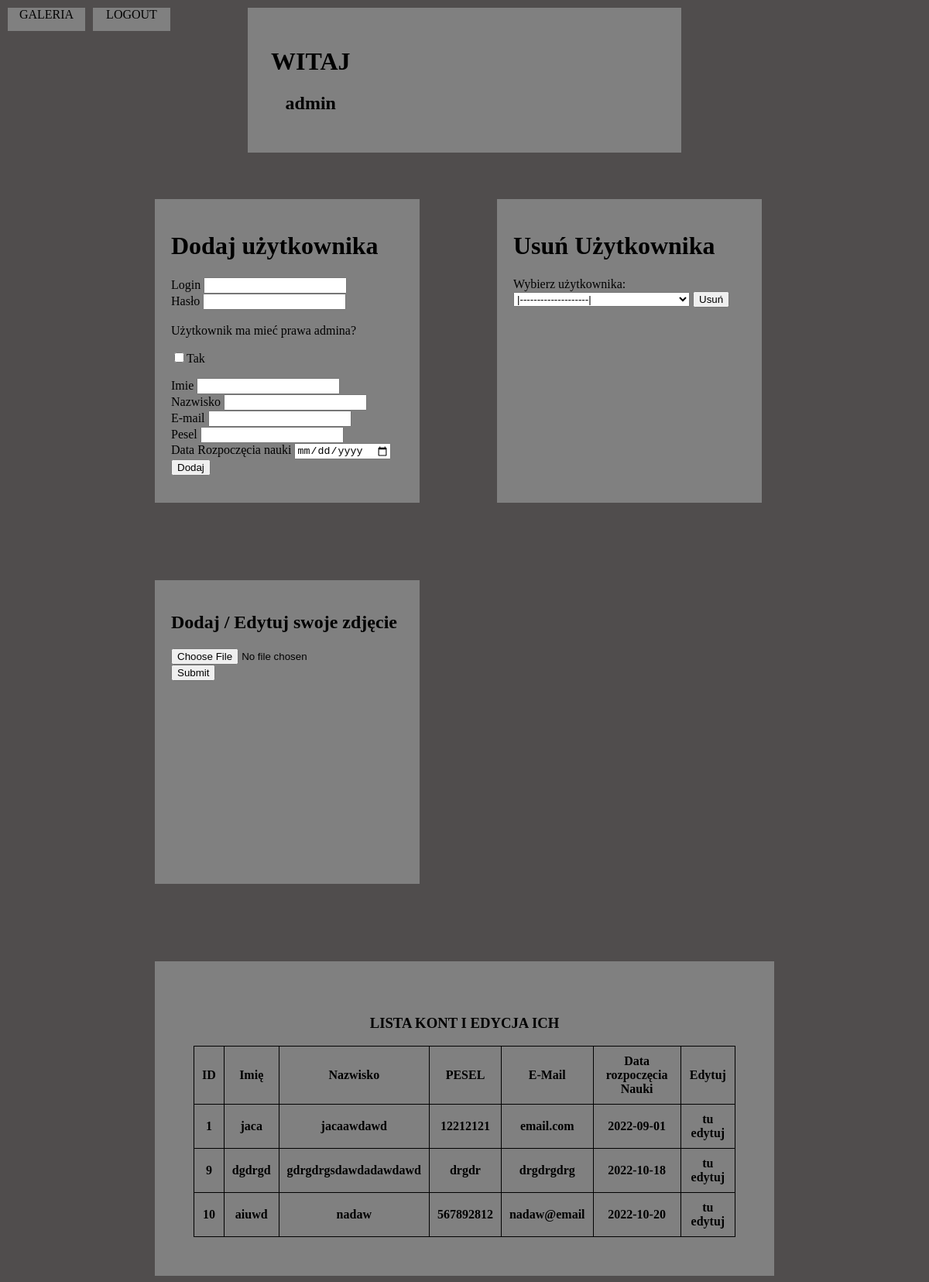
/admin.php (signed in), run on the app's committed database.
### tables this page shows
CREATE TABLE `users` (
  `ID` int(255) NOT NULL,
  `login` varchar(255) NOT NULL,
  `passwd` varchar(255) NOT NULL,
  `admin` tinyint(1) NOT NULL
);

CREATE TABLE `users_data` (
  `ID` int(11) NOT NULL,
  `name` varchar(255) NOT NULL,
  `surname` varchar(255) NOT NULL,
  `email` varchar(255) NOT NULL,
  `pesel` varchar(255) NOT NULL,
  `start_date` date NOT NULL,
  `path` varchar(255) NOT NULL DEFAULT 'u/default.jpg'
);

### admin.php (the view, shortened to what this page needs)
<?php
  if($_SESSION['status'] == 1)
  {
    if($_SESSION['admin'] == 1)
    {
      $servername = "localhost";
      $username = "root";
      $password = "";
      $dbname = "administracja";
      $conn = new mysqli($servername, $username, $password, $dbname);
      $sql = "SELECT * FROM users WHERE ID = '{$_SESSION['user_id']}'";
            $result = $conn->query($sql);
            while($row = $result->fetch_assoc()) {
                $login = $row['login'];
            }
      $sql1 = "SELECT * FROM users_data WHERE ID = '{$_SESSION['user_id']}'";
      $wyniki = $conn->query($sql1);
      while($row = $wyniki->fetch_assoc()) {
        $image = $row['path'];
    }
    }
    else
    {
      header('Location: /stronka_/user.php');
    }
  }
  else
  {
    header('Location: /stronka_');
  }
?>
<!DOCTYPE html>
<html lang="en">
<head>
    <link rel="stylesheet" href="admin.css">
</head>
<body>
<a id='button' href="gallery.php">
  GALERIA
</a>
<a id='button2' href="logout.php">
  LOGOUT
</a>
<div class = 'top'>
            <div class='text-top'>
                <h1>WITAJ</h1>
                <?php
                echo "<h2>$login</h2>";
                ?>
            </div>
            <?php
                echo "
                <div class='image-top' style='background-image: url($image);'>
                </div>
                ";
            ?>
        </div>
  <div class="forms">
    <div class="add">
      <form action="add.php" method="post">
        <h1>Dodaj użytkownika</h1>
        Login
        <input type="text" name="login" required><br>
        Hasło
        <input type="text" name="passwd" required><br><br>
        <label for="yes_no_radio">Użytkownik ma mieć prawa admina?</label>
        <p><input type="checkbox" name="yes">Tak</input></p>
        Imie
        <input type="text" name="name" required><br>
        Nazwisko
        <input type="text" name="surname" required><br>
        E-mail
        <input type="text" name="email" required><br>
        Pesel
        <input type="text" name="pesel" required><br>
        Data Rozpoczęcia nauki
        <input type="date" name="date" required><br>
        <input type="submit" value="Dodaj">
      </form>
    </div>
    <div class="add">
      <form action="delete.php" method="post">
        <h1>Usuń Użytkownika</h1>
      <label for="del">Wybierz użytkownika:</label>
      <select name="id" id="del">
        <option value="0">|--------------------|</option>
      </select>
      <input type="submit" value="Usuń">
      </form>
    </div>
    <div class = "add">
      <h2> Dodaj / Edytuj swoje zdjęcie</h2>
        <?php
          echo "
            <form action='upload.php?id={$_SESSION['user_id']}' method='post' enctype='multipart/form-data'>
            ";
          ?>
        <input id="file" name="file" type="file" />
        <input id="Submit" name="submit" type="submit" value="Submit" />
        </form>
    </div>
  </div>
  <div class="tabelka">
          <h3><b>LISTA KONT I EDYCJA ICH</b></h3>
      <table>
        <tr>
          <th>ID</th>
          <th>Imię</th>
          <th>Nazwisko</th>
          <th>PESEL</th>
          <th>E-Mail</th>
          <th>Data rozpoczęcia Nauki</th>
          <th>Edytuj</th>
        </tr>
        <?php
          $sql = "SELECT * FROM users_data";
          $result = $conn->query($sql);
          while($row = $result->fetch_assoc()) {
            echo "<tr> <th>{$row['ID']}</th> <th>{$row['name']}</th>
            <th>{$row['surname']}</th> <th>{$row['pesel']}</th>
            <th>{$row['email']}</th> <th>{$row['start_date']}</th>
            <th><a href='/stronka_/edit.php?name={$row['name']}&surname={$row['surname']}&pesel={$row['pesel']}&email={$row['email']}&start_date={$row['start_date']}&id={$row['ID']}'>tu edytuj</a></th>
            </tr>";
          }
        ?>
      </table>
    </div>
</body>
</html>

### admin.css (style rules this page uses)
body { background: rgb(80, 77, 77); }
.image-top { margin-left: 40px; min-width: 200px; background-size: contain; background-repeat: no-repeat; }
.top { min-height: 100px; background: grey; margin: 10px; display: flex; max-width: 500px; padding: 30px; text-align: center; margin-left: auto; margin-right: auto; }
.forms { overflow: hidden; width: 900px; margin-left: auto; margin-right: auto; }
.add { background: grey; float: left; margin: 50px; padding: 21px; height: 350px; width: 300px; }
table, th, td { border: solid 1px; border-collapse: collapse; padding: 10px; }
.tabelka { width: 700px; background:grey; padding: 50px; margin-left: auto; margin-right: auto; margin-top: 50px; text-align:center; }
a { color: black; text-decoration: none; }
#button { position: fixed; top: 0px; left: 0px; background: grey; background-color: grey; margin: 10px; width: 100px; height: 30px; text-align: center; }
#button2 { position: fixed; top: 0px; left: 110px; background-color: grey; margin: 10px; width: 100px; height: 30px; text-align: center; }

### data on the page
users: login "admin"
users_data: ID "1", name "jaca", surname "jacaawdawd", pesel "12212121", email "email.com", start_date "2022-09-01"
users_data: ID "9", name "dgdrgd", surname "gdrgdrgsdawdadawdawd", pesel "drgdr", email "drgdrgdrg", start_date "2022-10-18"
users_data: ID "10", name "aiuwd", surname "nadaw", pesel "567892812", email "nadaw@email", start_date "2022-10-20"
